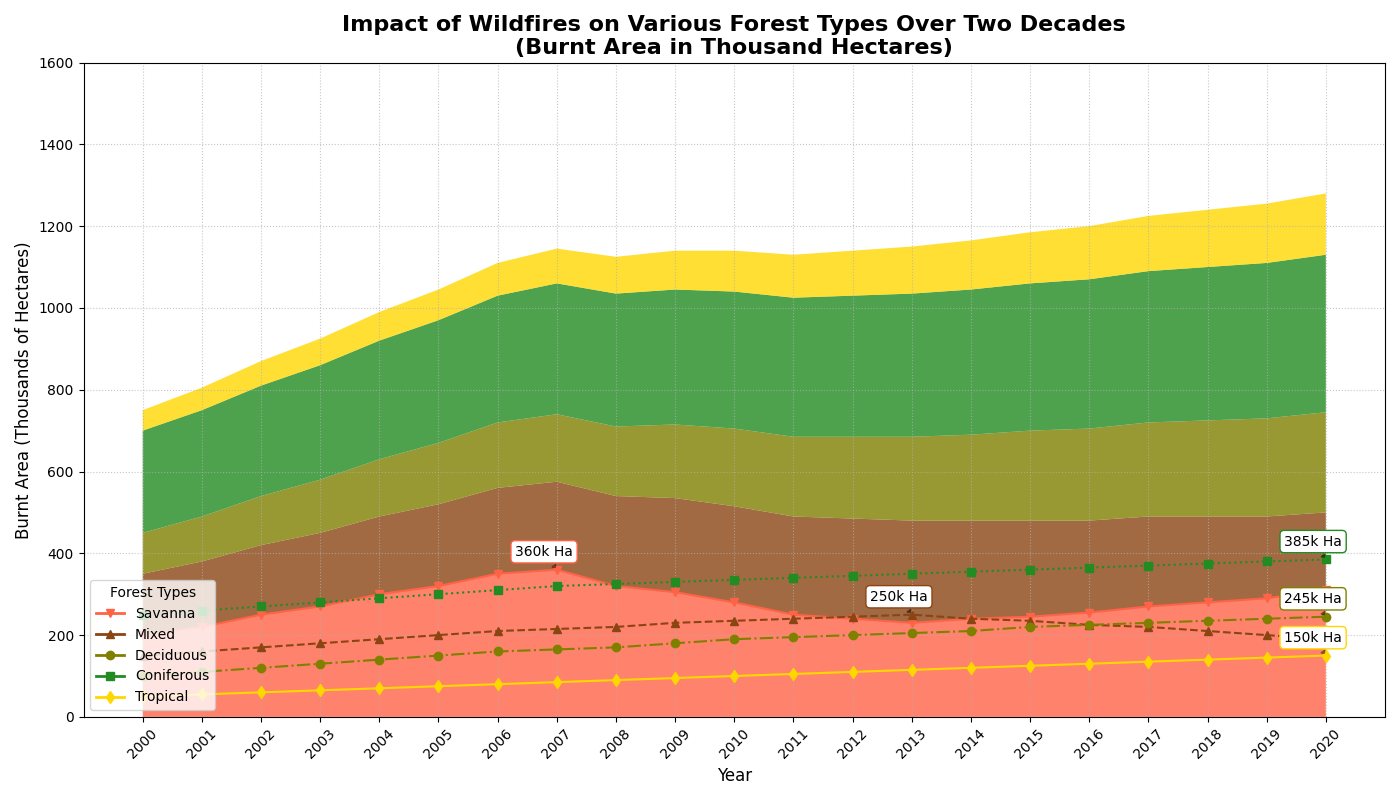

This chart was generated by the following Python code:
import matplotlib.pyplot as plt
import numpy as np

years = np.arange(2000, 2021)
coniferous_forest = [200, 220, 250, 270, 300, 320, 350, 360, 320, 305, 280, 250, 240, 230, 240, 245, 255, 270, 280, 290, 310]
deciduous_forest = [150, 160, 170, 180, 190, 200, 210, 215, 220, 230, 235, 240, 245, 250, 240, 235, 225, 220, 210, 200, 190]
mixed_forest = [100, 110, 120, 130, 140, 150, 160, 165, 170, 180, 190, 195, 200, 205, 210, 220, 225, 230, 235, 240, 245]
tropical_forest = [250, 260, 270, 280, 290, 300, 310, 320, 325, 330, 335, 340, 345, 350, 355, 360, 365, 370, 375, 380, 385]
savanna_forest = [50, 55, 60, 65, 70, 75, 80, 85, 90, 95, 100, 105, 110, 115, 120, 125, 130, 135, 140, 145, 150]

burnt_area_data = np.vstack([coniferous_forest, deciduous_forest, mixed_forest, tropical_forest, savanna_forest])

fig, ax = plt.subplots(figsize=(14, 8))

colors = ['#FF6347', '#8B4513', '#808000', '#228B22', '#FFD700']

ax.stackplot(years, burnt_area_data, labels=['Savanna', 'Mixed', 'Deciduous', 'Coniferous', 'Tropical'], colors=colors, alpha=0.8)

marker_styles = ['v', '^', 'o', 's', 'd']
line_styles = ['-', '--', '-.', ':', '-']
for forest, color, marker, line in zip(burnt_area_data, colors, marker_styles, line_styles):
    ax.plot(years, forest, color=color, marker=marker, linestyle=line, linewidth=1.5)

ax.set_title("Impact of Wildfires on Various Forest Types Over Two Decades\n(Burnt Area in Thousand Hectares)", fontsize=16, fontweight='bold')
ax.set_xlabel("Year", fontsize=12)
ax.set_ylabel("Burnt Area (Thousands of Hectares)", fontsize=12)
ax.grid(linestyle=':', alpha=0.7)
plt.xticks(years, rotation=45)
plt.yticks(np.arange(0, 1601, 200))

significant_years = [2000 + np.argmax(forest) for forest in burnt_area_data]
significant_values = [max(forest) for forest in burnt_area_data]

forest_labels = ['Savanna', 'Mixed', 'Deciduous', 'Coniferous', 'Tropical']
for year, value, label, color in zip(significant_years, significant_values, forest_labels, colors):
    ax.annotate(f'{value}k Ha', xy=(year, value), xytext=(-30, 10),
                textcoords='offset points', fontsize=10,
                arrowprops=dict(facecolor=color, arrowstyle="wedge", alpha=0.5),
                bbox=dict(facecolor='white', edgecolor=color, boxstyle='round,pad=0.3'))

custom_legend = [plt.Line2D([0], [0], color=color, marker=marker, lw=2) for color, marker in zip(colors, marker_styles)]
ax.legend(custom_legend, forest_labels, loc='lower left', fontsize=10, title="Forest Types")

plt.tight_layout()
plt.show()
